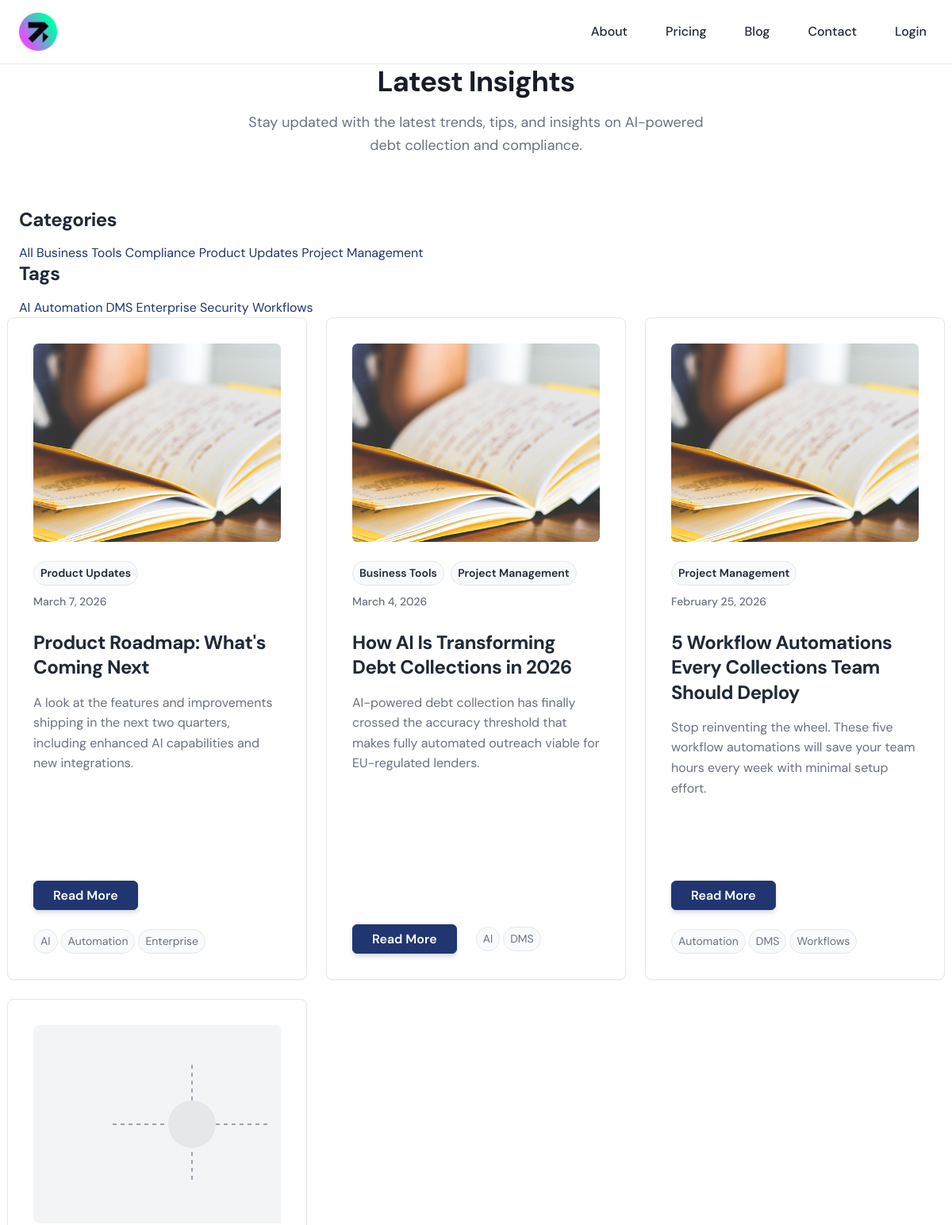
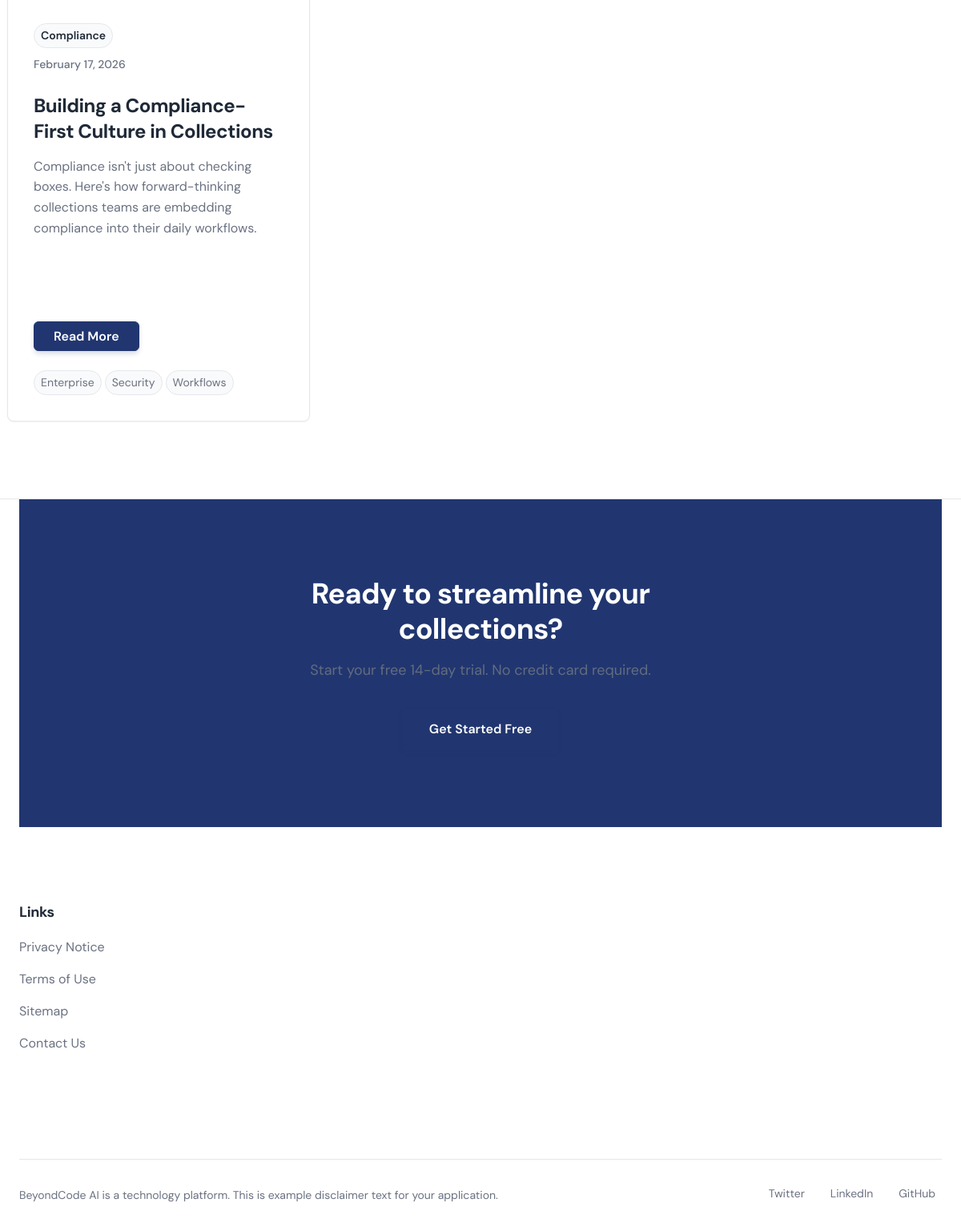
Screenshot of /blog/ with the database file from the repository (2 pictures, top to bottom).
### marketing/models.py (models this page shows, shortened)
class Category(models.Model):
    name = models.CharField(max_length=100, unique=True)
    slug = models.SlugField(unique=True)
    class Meta:
        ordering = ['name']

class Tag(models.Model):
    name = models.CharField(max_length=100, unique=True)
    slug = models.SlugField(unique=True)
    class Meta:
        ordering = ['name']

class SeoFieldsMixin(models.Model):
    seo_title = models.CharField(max_length=255, blank=True)
    seo_description = models.TextField(blank=True)
    og_title = models.CharField(max_length=255, blank=True)
    og_description = models.TextField(blank=True)
    og_image = models.URLField(max_length=500, blank=True)
    twitter_image = models.URLField(max_length=500, blank=True)
    class Meta:
        abstract = True

class Post(SeoFieldsMixin):
    title = models.CharField(max_length=255)
    slug = models.SlugField(unique=True)
    status = models.CharField(
        max_length=20,
        choices=PublishedStatus.choices,
        default=PublishedStatus.DRAFT,
    )
    publish_at = models.DateTimeField(blank=True, null=True)
    author = models.ForeignKey(User, on_delete=models.SET_NULL, blank=True, null=True, related_name='posts')
    author_name = models.CharField(max_length=255, blank=True)
    excerpt = models.TextField(blank=True)
    categories = models.ManyToManyField(Category, blank=True, related_name='posts')
    tags = models.ManyToManyField(Tag, blank=True, related_name='posts')
    body_json = models.JSONField(blank=True, null=True)
    body_html = models.TextField(blank=True)
    blocks_json = models.JSONField(blank=True, null=True, help_text="Block-based content in JSON format")
    blocks_html = models.TextField(blank=True)
    cover_image = models.URLField(max_length=500, blank=True)
    cover_image_upload = models.FileField(upload_to='posts/cover_images/', blank=True, null=True)
    primary_image = models.URLField(max_length=500, blank=True)
    primary_image_upload = models.FileField(upload_to='posts/primary_images/', blank=True, null=True)
    updated_at = models.DateTimeField(auto_now=True)
    created_at = models.DateTimeField(auto_now_add=True)
    class Meta:
        ordering = ['-publish_at', '-created_at']
    @property
    def featured_image(self):
        if self.cover_image_upload:
            return self.cover_image_upload.url
        return self.cover_image
    @property
    def primary_image_url(self):
        if self.primary_image_upload:
            return self.primary_image_upload.url
        return self.primary_image

class Footer(models.Model):
    label = models.CharField(max_length=100, default='Default')
    columns_json = models.JSONField(blank=True, null=True)
    cta_title = models.CharField(max_length=255, blank=True)
    cta_body = models.TextField(blank=True)
    cta_button_label = models.CharField(max_length=100, blank=True)
    cta_button_url = models.CharField(max_length=255, blank=True)
    legal_text = models.TextField(blank=True)

### marketing/views.py (the view)
# urls.py: path('blog/', views.blog_list, name='blog_list'),
def blog_list(request):
    posts = Post.objects.filter(
        status='published',
        publish_at__lte=timezone.now()
    ).select_related('author').prefetch_related('categories', 'tags').order_by('-publish_at')
    paginator = Paginator(posts, 10)
    page_number = request.GET.get('page')
    page_obj = paginator.get_page(page_number)
    nav_menu = NavMenu.objects.filter(name='Primary').first()
    footer = Footer.objects.filter(label='Default').first()
    categories = Category.objects.all()
    tags = Tag.objects.all()
    context = {
        'page_obj': page_obj,
        'nav_menu': nav_menu,
        'footer': footer,
        'categories': categories,
        'tags': tags,
    }
    return render(request, 'marketing/blog/list.html', context)

### marketing/templates/marketing/blog/list.html (shortened to what this page needs)
{% extends 'marketing/base.html' %}
{% block content %}
    <div class="blog-list">
        <section class="blog-header">
            <div class="container section-padding bg-background">
                <div class="section-header">
                    <h1 class="section-title">Latest Insights</h1>
                    <p class="section-subtitle">Stay updated with the latest trends, tips, and insights on AI-powered debt collection and compliance.</p>
                </div>
                {% if categories or tags %}
                    <div class="blog-filters">
                        <div class="filter-group">
                            <h3 class="filter-title">Categories</h3>
                            <div class="filter-links">
                                <a href="{% url 'marketing:blog_list' %}" class="filter-link {% if not category %}active{% endif %}">All</a>
                                {% for cat in categories %}
                                    <a href="{% url 'marketing:blog_by_category' cat.slug %}" class="filter-link {% if category.slug == cat.slug %}active{% endif %}">
                                        {{ cat.name }}
                                    </a>
                                {% endfor %}
                            </div>
                        </div>
                        <div class="filter-group">
                            <h3 class="filter-title">Tags</h3>
                            <div class="filter-tags">
                                {% for tag in tags %}
                                    <a href="{% url 'marketing:blog_by_tag' tag.slug %}" class="tag-link">{{ tag.name }}</a>
                                {% endfor %}
                            </div>
                        </div>
                    </div>
                {% endif %}
            </div>
        </section>
        <section class="blog-posts">
            <div class="container section-padding bg-background">
                {% if page_obj %}
                    <div class="row blog-grid">
                        <div class="grid grid-cols-1 md:grid-cols-2 lg:grid-cols-3 gap-6">
                        {% for post in page_obj %}
                                <article class="post-card feature-card h-100">
                                    <div class="post-image">
                                        {% if post.featured_image %}
                                            <img src="{{ post.featured_image }}" alt="{{ post.title }}" class="card-img-top">
                                        {% elif post.primary_image_url %}
                                            <img src="{{ post.primary_image_url }}" alt="{{ post.title }}" class="card-img-top">
                                        {% else %}
                                            <div class="post-placeholder">
                                                <svg width="400" height="250" viewBox="0 0 400 250" fill="none" xmlns="http://www.w3.org/2000/svg">
                                                    <rect width="400" height="250" rx="8" fill="#f3f4f6"/>
                                                    <path d="M100 125 L300 125 M200 50 L200 200" stroke="#9ca3af" stroke-width="2" stroke-dasharray="5 5"/>
                                                    <circle cx="200" cy="125" r="30" fill="#e5e7eb"/>
                                                </svg>
                                            </div>
                                        {% endif %}
                                    </div>
                                    <div class="post-content">
                                        <div class="post-meta">
                                            {% if post.categories.all %}
                                                <div class="post-categories">
                                                    {% for category in post.categories.all %}
                                                        <span class="category-badge">{{ category.name }}</span>
                                                    {% endfor %}
                                                </div>
                                            {% endif %}
                                            <time class="post-date" datetime="{{ post.publish_at|date:'c' }}">
                                                {{ post.publish_at|date:"F j, Y" }}
                                            </time>
                                        </div>
                                        <h2 class="post-title">
                                            <a href="{% url 'marketing:blog_detail' post.slug %}">{{ post.title }}</a>
                                        </h2>
                                        {% if post.excerpt %}
                                            <p class="post-excerpt">{{ post.excerpt }}</p>
                                        {% endif %}
                                        <div class="post-actions">
                                            <a href="{% url 'marketing:blog_detail' post.slug %}" class="btn btn-primary">Read More</a>
                                            {% if post.tags.all %}
                                                <div class="post-tags">
                                                    {% for tag in post.tags.all %}
                                                        <span class="tag-badge">{{ tag.name }}</span>
                                                    {% endfor %}
                                                </div>
                                            {% endif %}
                                        </div>
                                    </div>
                                </article>
                            {% endfor %}
                        </div>
                    </div>
                {% else %}
                    <div class="no-posts text-center">
                        <h2 class="no-posts-title">No posts yet</h2>
                        <p class="no-posts-text">Check back soon for our latest insights and updates.</p>
                        <a href="{% url 'marketing:home' %}" class="btn btn-primary">Back to Home</a>
                    </div>
                {% endif %}
            </div>
        </section>
    </div>
{% endblock %}

### marketing/templates/marketing/base.html (shortened to what this page needs)
<!DOCTYPE html>
<html lang="en">
<head>
    <link rel="stylesheet" href="/static/marketing/css/design-system.css">
    <link rel="stylesheet" href="/static/marketing/css/components.css">
    <link rel="stylesheet" href="/static/marketing/css/main.css">
</head>
<body>
    <header class="site-header">
        <div class="container section-padding bg-background">
            <div class="header-content">
                <div class="logo">
                    <a href="{% url 'marketing:home' %}">
                        <img src="/static/marketing/images/logo-icon.png" alt="BeyondCode AI" class="logo-image">
                    </a>
                </div>
                <nav class="main-nav" role="navigation" aria-label="Main navigation">
                    <ul class="nav-menu">
                        {% if nav_menu %}
                            {% for item in nav_menu.items_json %}
                                <li class="nav-item">
                                    <a href="{{ item.url }}" class="nav-link">{{ item.label }}</a>
                                </li>
                            {% endfor %}
                        {% endif %}
                        {% if user.is_authenticated %}
                            <li class="nav-item">
                                <a href="{% url 'marketing:account' %}" class="nav-link">My Account</a>
                            </li>
                        {% else %}
                            <li class="nav-item">
                                <a href="{% url 'marketing:login' %}" class="nav-link">Login</a>
                            </li>
                        {% endif %}
                    </ul>
                </nav>
            </div>
        </div>
    </header>
    <main id="main-content" class="main-content">
        {% block content %}{% endblock %}
    </main>
    <footer class="site-footer">
        <div class="container section-padding bg-background">
            {% if footer %}
                {% if footer.cta_title %}
                    <div class="footer-cta">
                        <div class="footer-cta-content">
                            <h2 class="footer-cta-title">{{ footer.cta_title }}</h2>
                            <p class="footer-cta-body">{{ footer.cta_body }}</p>
                            {% if footer.cta_button_label and footer.cta_button_url %}
                                <a href="{{ footer.cta_button_url }}" class="btn btn-primary footer-cta-btn">
                                    {{ footer.cta_button_label }}
                                </a>
                            {% endif %}
                        </div>
                    </div>
                {% endif %}
                <div class="footer-columns">
                    {% for column in footer.columns_json %}
                        <div class="footer-column">
                            {% if column.title %}
                                <h3 class="footer-column-title">{{ column.title }}</h3>
                            {% endif %}
                            {% if column.links %}
                                <ul class="footer-links">
                                    {% for link in column.links %}
                                        <li>
                                            <a href="{{ link.url }}" class="footer-link">{{ link.label }}</a>
                                        </li>
                                    {% endfor %}
                                </ul>
                            {% endif %}
                        </div>
                    {% endfor %}
                </div>
            {% endif %}
            <div class="footer-bottom">
                <div class="footer-legal">
                    {% if footer and footer.legal_text %}
                        <p class="footer-legal-text">{{ footer.legal_text }}</p>
                    {% else %}
                        <p class="footer-legal-text">
                            &copy; {% now "Y" %} BeyondCode AI. All rights reserved.
                        </p>
                    {% endif %}
                </div>
                <div class="footer-social">
                    <ul class="social-links">
                        <li><a href="#" aria-label="Twitter" class="social-link">Twitter</a></li>
                        <li><a href="#" aria-label="LinkedIn" class="social-link">LinkedIn</a></li>
                        <li><a href="#" aria-label="GitHub" class="social-link">GitHub</a></li>
                    </ul>
                </div>
            </div>
        </div>
    </footer>
</body>
</html>

### rows the page displays
Category: name "Business Tools"
Category: name "Compliance"
Category: name "Product Updates"
Category: name "Project Management"
Tag: name "AI"
Tag: name "Automation"
Tag: name "DMS"
Tag: name "Enterprise"
Tag: name "Security"
Tag: name "Workflows"
Post: featured_image (picture), publish_at "March 7, 2026", title "Product Roadmap: What's Coming Next", excerpt "A look at the features and improvements shipping in the next two quarters, including enhanced AI capabilities and new integrations."
Post: featured_image (picture), publish_at "March 4, 2026", title "How AI Is Transforming Debt Collections in 2026", excerpt "AI-powered debt collection has finally crossed the accuracy threshold that makes fully automated outreach viable for EU-regulated lenders."
Post: featured_image (picture), publish_at "February 25, 2026", title "5 Workflow Automations Every Collections Team Should Deploy", excerpt "Stop reinventing the wheel. These five workflow automations will save your team hours every week with minimal setup effort."
Post: publish_at "February 17, 2026", title "Building a Compliance-First Culture in Collections", excerpt "Compliance isn't just about checking boxes. Here's how forward-thinking collections teams are embedding compliance into their daily workflows."
Footer: cta_title "Ready to streamline your collections?", cta_body "Start your free 14-day trial. No credit card required.", cta_button_label "Get Started Free", legal_text "BeyondCode AI is a technology platform. This is example disclaimer text for your application."

### other values shown
{{ item.label }} "About" "Pricing" "Blog" "Contact"
{{ column.title }} "Links"
{{ link.label }} "Privacy Notice" "Terms of Use" "Sitemap" "Contact Us"
